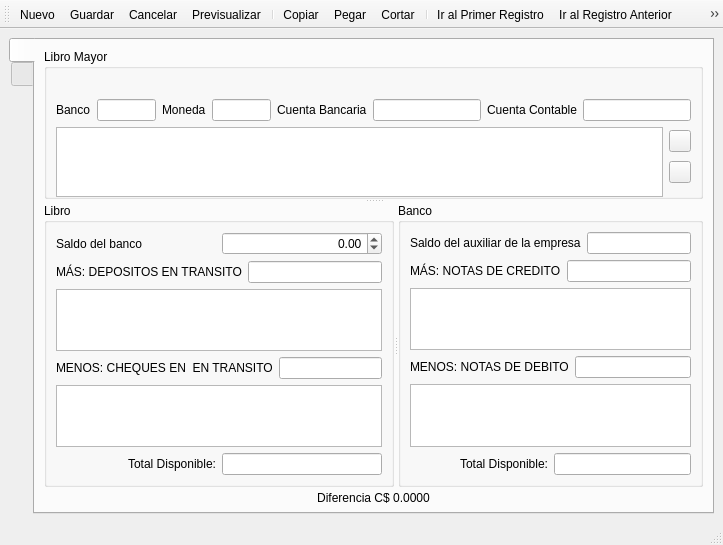
<?xml version="1.0" encoding="UTF-8"?>
<ui version="4.0">
 <class>frmConciliacion</class>
 <widget class="QMainWindow" name="frmConciliacion">
  <property name="geometry">
   <rect>
    <x>0</x>
    <y>0</y>
    <width>723</width>
    <height>545</height>
   </rect>
  </property>
  <property name="minimumSize">
   <size>
    <width>0</width>
    <height>0</height>
   </size>
  </property>
  <property name="windowTitle">
   <string>Conciliacion Bancaria</string>
  </property>
  <widget class="QWidget" name="centralwidget">
   <layout class="QVBoxLayout" name="verticalLayout">
    <item>
     <widget class="QTabWidget" name="tabWidget">
      <property name="minimumSize">
       <size>
        <width>0</width>
        <height>0</height>
       </size>
      </property>
      <property name="tabPosition">
       <enum>QTabWidget::West</enum>
      </property>
      <property name="currentIndex">
       <number>0</number>
      </property>
      <widget class="QWidget" name="tabdetails">
       <attribute name="icon">
        <iconset resource="res.qrc">
         <normaloff>:/icons/res/document-edit.png</normaloff>:/icons/res/document-edit.png</iconset>
       </attribute>
       <attribute name="title">
        <string notr="true"/>
       </attribute>
       <layout class="QVBoxLayout" name="verticalLayout_6">
        <item>
         <widget class="QSplitter" name="splitter_2">
          <property name="orientation">
           <enum>Qt::Vertical</enum>
          </property>
          <widget class="QGroupBox" name="groupBox">
           <property name="sizePolicy">
            <sizepolicy hsizetype="Preferred" vsizetype="MinimumExpanding">
             <horstretch>0</horstretch>
             <verstretch>0</verstretch>
            </sizepolicy>
           </property>
           <property name="minimumSize">
            <size>
             <width>0</width>
             <height>150</height>
            </size>
           </property>
           <property name="title">
            <string>Libro Mayor</string>
           </property>
           <layout class="QVBoxLayout" name="verticalLayout_7">
            <item>
             <widget class="QLabel" name="lblfecha">
              <property name="minimumSize">
               <size>
                <width>0</width>
                <height>15</height>
               </size>
              </property>
              <property name="text">
               <string/>
              </property>
              <property name="alignment">
               <set>Qt::AlignCenter</set>
              </property>
             </widget>
            </item>
            <item>
             <layout class="QGridLayout" name="gridLayout">
              <item row="0" column="0">
               <widget class="QLabel" name="label">
                <property name="text">
                 <string>Banco</string>
                </property>
               </widget>
              </item>
              <item row="0" column="1">
               <widget class="QLineEdit" name="txtbanco">
                <property name="sizePolicy">
                 <sizepolicy hsizetype="Preferred" vsizetype="Fixed">
                  <horstretch>0</horstretch>
                  <verstretch>0</verstretch>
                 </sizepolicy>
                </property>
                <property name="readOnly">
                 <bool>true</bool>
                </property>
               </widget>
              </item>
              <item row="0" column="4">
               <widget class="QLabel" name="label_2">
                <property name="text">
                 <string>Cuenta Bancaria</string>
                </property>
               </widget>
              </item>
              <item row="0" column="5">
               <widget class="QLineEdit" name="txtcuentabanco">
                <property name="sizePolicy">
                 <sizepolicy hsizetype="MinimumExpanding" vsizetype="Fixed">
                  <horstretch>0</horstretch>
                  <verstretch>0</verstretch>
                 </sizepolicy>
                </property>
                <property name="readOnly">
                 <bool>true</bool>
                </property>
               </widget>
              </item>
              <item row="0" column="2">
               <widget class="QLabel" name="label_3">
                <property name="text">
                 <string>Moneda</string>
                </property>
               </widget>
              </item>
              <item row="0" column="3">
               <widget class="QLineEdit" name="txtmoneda">
                <property name="sizePolicy">
                 <sizepolicy hsizetype="Preferred" vsizetype="Fixed">
                  <horstretch>0</horstretch>
                  <verstretch>0</verstretch>
                 </sizepolicy>
                </property>
                <property name="readOnly">
                 <bool>true</bool>
                </property>
               </widget>
              </item>
              <item row="0" column="6">
               <widget class="QLabel" name="label_5">
                <property name="text">
                 <string>Cuenta Contable</string>
                </property>
               </widget>
              </item>
              <item row="0" column="7">
               <widget class="QLineEdit" name="txtcuenta">
                <property name="sizePolicy">
                 <sizepolicy hsizetype="MinimumExpanding" vsizetype="Fixed">
                  <horstretch>0</horstretch>
                  <verstretch>0</verstretch>
                 </sizepolicy>
                </property>
                <property name="readOnly">
                 <bool>true</bool>
                </property>
               </widget>
              </item>
             </layout>
            </item>
            <item>
             <layout class="QHBoxLayout" name="horizontalLayout_11">
              <item>
               <widget class="QTableView" name="tabledetails">
                <property name="sizePolicy">
                 <sizepolicy hsizetype="Expanding" vsizetype="MinimumExpanding">
                  <horstretch>0</horstretch>
                  <verstretch>0</verstretch>
                 </sizepolicy>
                </property>
                <property name="minimumSize">
                 <size>
                  <width>200</width>
                  <height>70</height>
                 </size>
                </property>
                <property name="editTriggers">
                 <set>QAbstractItemView::NoEditTriggers</set>
                </property>
               </widget>
              </item>
              <item>
               <layout class="QVBoxLayout" name="verticalLayout_3">
                <item>
                 <widget class="QPushButton" name="btnNotasCD">
                  <property name="sizePolicy">
                   <sizepolicy hsizetype="Fixed" vsizetype="Fixed">
                    <horstretch>0</horstretch>
                    <verstretch>0</verstretch>
                   </sizepolicy>
                  </property>
                  <property name="maximumSize">
                   <size>
                    <width>22</width>
                    <height>16777215</height>
                   </size>
                  </property>
                  <property name="toolTip">
                   <string>Agregar notas de crédito o débito</string>
                  </property>
                  <property name="styleSheet">
                   <string notr="true">background: url(:/icons/res/list-add.png) no-repeat;</string>
                  </property>
                  <property name="text">
                   <string/>
                  </property>
                  <property name="shortcut">
                   <string>Ctrl+A</string>
                  </property>
                 </widget>
                </item>
                <item>
                 <widget class="QPushButton" name="btnremove">
                  <property name="sizePolicy">
                   <sizepolicy hsizetype="Fixed" vsizetype="Fixed">
                    <horstretch>0</horstretch>
                    <verstretch>0</verstretch>
                   </sizepolicy>
                  </property>
                  <property name="maximumSize">
                   <size>
                    <width>22</width>
                    <height>16777215</height>
                   </size>
                  </property>
                  <property name="styleSheet">
                   <string notr="true">background:url(:/icons/res/arrow-right.png)  no-repeat;</string>
                  </property>
                  <property name="text">
                   <string/>
                  </property>
                 </widget>
                </item>
               </layout>
              </item>
             </layout>
            </item>
            <item>
             <layout class="QHBoxLayout" name="horizontalLayout_4"/>
            </item>
           </layout>
          </widget>
          <widget class="QSplitter" name="splitter">
           <property name="minimumSize">
            <size>
             <width>0</width>
             <height>0</height>
            </size>
           </property>
           <property name="orientation">
            <enum>Qt::Horizontal</enum>
           </property>
           <widget class="QGroupBox" name="groupBox_2">
            <property name="minimumSize">
             <size>
              <width>0</width>
              <height>240</height>
             </size>
            </property>
            <property name="title">
             <string>Libro</string>
            </property>
            <layout class="QVBoxLayout" name="verticalLayout_4">
             <item>
              <layout class="QHBoxLayout" name="horizontalLayout_2">
               <item>
                <widget class="QLabel" name="label_6">
                 <property name="sizePolicy">
                  <sizepolicy hsizetype="MinimumExpanding" vsizetype="Preferred">
                   <horstretch>0</horstretch>
                   <verstretch>0</verstretch>
                  </sizepolicy>
                 </property>
                 <property name="text">
                  <string>Saldo del banco</string>
                 </property>
                </widget>
               </item>
               <item>
                <widget class="QDoubleSpinBox" name="spbsaldobanco">
                 <property name="sizePolicy">
                  <sizepolicy hsizetype="Expanding" vsizetype="Fixed">
                   <horstretch>0</horstretch>
                   <verstretch>0</verstretch>
                  </sizepolicy>
                 </property>
                 <property name="alignment">
                  <set>Qt::AlignRight|Qt::AlignTrailing|Qt::AlignVCenter</set>
                 </property>
                 <property name="minimum">
                  <double>-1000000000.000000000000000</double>
                 </property>
                 <property name="maximum">
                  <double>1000000000.000000000000000</double>
                 </property>
                 <property name="value">
                  <double>0.000000000000000</double>
                 </property>
                </widget>
               </item>
              </layout>
             </item>
             <item>
              <layout class="QHBoxLayout" name="horizontalLayout_5">
               <item>
                <widget class="QLabel" name="lbltotallibro_2">
                 <property name="sizePolicy">
                  <sizepolicy hsizetype="MinimumExpanding" vsizetype="Preferred">
                   <horstretch>0</horstretch>
                   <verstretch>0</verstretch>
                  </sizepolicy>
                 </property>
                 <property name="text">
                  <string>MÁS: DEPOSITOS EN TRANSITO</string>
                 </property>
                 <property name="alignment">
                  <set>Qt::AlignLeading|Qt::AlignLeft|Qt::AlignVCenter</set>
                 </property>
                </widget>
               </item>
               <item>
                <widget class="QLineEdit" name="txtdeposito">
                 <property name="sizePolicy">
                  <sizepolicy hsizetype="Expanding" vsizetype="Fixed">
                   <horstretch>0</horstretch>
                   <verstretch>0</verstretch>
                  </sizepolicy>
                 </property>
                 <property name="alignment">
                  <set>Qt::AlignRight|Qt::AlignTrailing|Qt::AlignVCenter</set>
                 </property>
                 <property name="readOnly">
                  <bool>true</bool>
                 </property>
                </widget>
               </item>
              </layout>
             </item>
             <item>
              <widget class="QTableView" name="tablalibromas">
               <property name="sizePolicy">
                <sizepolicy hsizetype="Expanding" vsizetype="MinimumExpanding">
                 <horstretch>0</horstretch>
                 <verstretch>0</verstretch>
                </sizepolicy>
               </property>
               <property name="minimumSize">
                <size>
                 <width>0</width>
                 <height>50</height>
                </size>
               </property>
               <property name="editTriggers">
                <set>QAbstractItemView::NoEditTriggers</set>
               </property>
              </widget>
             </item>
             <item>
              <layout class="QHBoxLayout" name="horizontalLayout_7">
               <item>
                <widget class="QLabel" name="lbltotallibro_3">
                 <property name="sizePolicy">
                  <sizepolicy hsizetype="MinimumExpanding" vsizetype="Preferred">
                   <horstretch>0</horstretch>
                   <verstretch>0</verstretch>
                  </sizepolicy>
                 </property>
                 <property name="text">
                  <string>MENOS: CHEQUES EN  EN TRANSITO</string>
                 </property>
                 <property name="alignment">
                  <set>Qt::AlignLeading|Qt::AlignLeft|Qt::AlignVCenter</set>
                 </property>
                </widget>
               </item>
               <item>
                <widget class="QLineEdit" name="txtcheque">
                 <property name="sizePolicy">
                  <sizepolicy hsizetype="Expanding" vsizetype="Fixed">
                   <horstretch>0</horstretch>
                   <verstretch>0</verstretch>
                  </sizepolicy>
                 </property>
                 <property name="alignment">
                  <set>Qt::AlignRight|Qt::AlignTrailing|Qt::AlignVCenter</set>
                 </property>
                 <property name="readOnly">
                  <bool>true</bool>
                 </property>
                </widget>
               </item>
              </layout>
             </item>
             <item>
              <widget class="QTableView" name="tablalibromenos">
               <property name="sizePolicy">
                <sizepolicy hsizetype="Expanding" vsizetype="MinimumExpanding">
                 <horstretch>0</horstretch>
                 <verstretch>0</verstretch>
                </sizepolicy>
               </property>
               <property name="minimumSize">
                <size>
                 <width>0</width>
                 <height>50</height>
                </size>
               </property>
               <property name="editTriggers">
                <set>QAbstractItemView::NoEditTriggers</set>
               </property>
              </widget>
             </item>
             <item>
              <layout class="QHBoxLayout" name="horizontalLayout_10">
               <item>
                <widget class="QLabel" name="lbltotallibro">
                 <property name="sizePolicy">
                  <sizepolicy hsizetype="MinimumExpanding" vsizetype="Preferred">
                   <horstretch>0</horstretch>
                   <verstretch>0</verstretch>
                  </sizepolicy>
                 </property>
                 <property name="minimumSize">
                  <size>
                   <width>0</width>
                   <height>8</height>
                  </size>
                 </property>
                 <property name="text">
                  <string>Total Disponible:</string>
                 </property>
                 <property name="alignment">
                  <set>Qt::AlignRight|Qt::AlignTrailing|Qt::AlignVCenter</set>
                 </property>
                </widget>
               </item>
               <item>
                <widget class="QLineEdit" name="txttotallibro">
                 <property name="sizePolicy">
                  <sizepolicy hsizetype="Expanding" vsizetype="Fixed">
                   <horstretch>0</horstretch>
                   <verstretch>0</verstretch>
                  </sizepolicy>
                 </property>
                 <property name="alignment">
                  <set>Qt::AlignRight|Qt::AlignTrailing|Qt::AlignVCenter</set>
                 </property>
                 <property name="readOnly">
                  <bool>true</bool>
                 </property>
                </widget>
               </item>
              </layout>
             </item>
            </layout>
           </widget>
           <widget class="QGroupBox" name="groupBox_3">
            <property name="minimumSize">
             <size>
              <width>0</width>
              <height>240</height>
             </size>
            </property>
            <property name="title">
             <string>Banco</string>
            </property>
            <layout class="QVBoxLayout" name="verticalLayout_5">
             <item>
              <layout class="QHBoxLayout" name="horizontalLayout_3">
               <item>
                <widget class="QLabel" name="label_7">
                 <property name="sizePolicy">
                  <sizepolicy hsizetype="MinimumExpanding" vsizetype="Preferred">
                   <horstretch>0</horstretch>
                   <verstretch>0</verstretch>
                  </sizepolicy>
                 </property>
                 <property name="text">
                  <string>Saldo del auxiliar de la empresa</string>
                 </property>
                </widget>
               </item>
               <item>
                <widget class="QLineEdit" name="txtsaldolibro">
                 <property name="sizePolicy">
                  <sizepolicy hsizetype="Expanding" vsizetype="Fixed">
                   <horstretch>0</horstretch>
                   <verstretch>0</verstretch>
                  </sizepolicy>
                 </property>
                 <property name="alignment">
                  <set>Qt::AlignRight|Qt::AlignTrailing|Qt::AlignVCenter</set>
                 </property>
                 <property name="readOnly">
                  <bool>true</bool>
                 </property>
                </widget>
               </item>
              </layout>
             </item>
             <item>
              <layout class="QHBoxLayout" name="horizontalLayout_6">
               <item>
                <widget class="QLabel" name="lbltotallibro_4">
                 <property name="sizePolicy">
                  <sizepolicy hsizetype="MinimumExpanding" vsizetype="Preferred">
                   <horstretch>0</horstretch>
                   <verstretch>0</verstretch>
                  </sizepolicy>
                 </property>
                 <property name="minimumSize">
                  <size>
                   <width>0</width>
                   <height>8</height>
                  </size>
                 </property>
                 <property name="text">
                  <string>MÁS: NOTAS DE CREDITO</string>
                 </property>
                 <property name="alignment">
                  <set>Qt::AlignLeading|Qt::AlignLeft|Qt::AlignVCenter</set>
                 </property>
                </widget>
               </item>
               <item>
                <widget class="QLineEdit" name="txtnotacredito">
                 <property name="sizePolicy">
                  <sizepolicy hsizetype="Expanding" vsizetype="Fixed">
                   <horstretch>0</horstretch>
                   <verstretch>0</verstretch>
                  </sizepolicy>
                 </property>
                 <property name="minimumSize">
                  <size>
                   <width>0</width>
                   <height>0</height>
                  </size>
                 </property>
                 <property name="alignment">
                  <set>Qt::AlignRight|Qt::AlignTrailing|Qt::AlignVCenter</set>
                 </property>
                 <property name="readOnly">
                  <bool>true</bool>
                 </property>
                </widget>
               </item>
              </layout>
             </item>
             <item>
              <widget class="QTableView" name="tablabancomas">
               <property name="sizePolicy">
                <sizepolicy hsizetype="Expanding" vsizetype="MinimumExpanding">
                 <horstretch>0</horstretch>
                 <verstretch>0</verstretch>
                </sizepolicy>
               </property>
               <property name="minimumSize">
                <size>
                 <width>0</width>
                 <height>50</height>
                </size>
               </property>
               <property name="editTriggers">
                <set>QAbstractItemView::NoEditTriggers</set>
               </property>
              </widget>
             </item>
             <item>
              <layout class="QHBoxLayout" name="horizontalLayout_8">
               <item>
                <widget class="QLabel" name="lbltotallibro_5">
                 <property name="sizePolicy">
                  <sizepolicy hsizetype="MinimumExpanding" vsizetype="Preferred">
                   <horstretch>0</horstretch>
                   <verstretch>0</verstretch>
                  </sizepolicy>
                 </property>
                 <property name="text">
                  <string>MENOS: NOTAS DE DEBITO</string>
                 </property>
                 <property name="alignment">
                  <set>Qt::AlignLeading|Qt::AlignLeft|Qt::AlignVCenter</set>
                 </property>
                </widget>
               </item>
               <item>
                <widget class="QLineEdit" name="txtnotadebito">
                 <property name="sizePolicy">
                  <sizepolicy hsizetype="Expanding" vsizetype="Fixed">
                   <horstretch>0</horstretch>
                   <verstretch>0</verstretch>
                  </sizepolicy>
                 </property>
                 <property name="alignment">
                  <set>Qt::AlignRight|Qt::AlignTrailing|Qt::AlignVCenter</set>
                 </property>
                 <property name="readOnly">
                  <bool>true</bool>
                 </property>
                </widget>
               </item>
              </layout>
             </item>
             <item>
              <widget class="QTableView" name="tablabancomenos">
               <property name="sizePolicy">
                <sizepolicy hsizetype="Expanding" vsizetype="MinimumExpanding">
                 <horstretch>0</horstretch>
                 <verstretch>0</verstretch>
                </sizepolicy>
               </property>
               <property name="minimumSize">
                <size>
                 <width>0</width>
                 <height>50</height>
                </size>
               </property>
               <property name="editTriggers">
                <set>QAbstractItemView::NoEditTriggers</set>
               </property>
              </widget>
             </item>
             <item>
              <layout class="QHBoxLayout" name="horizontalLayout_9">
               <item>
                <widget class="QLabel" name="lbltotalbanco">
                 <property name="sizePolicy">
                  <sizepolicy hsizetype="MinimumExpanding" vsizetype="Preferred">
                   <horstretch>0</horstretch>
                   <verstretch>0</verstretch>
                  </sizepolicy>
                 </property>
                 <property name="minimumSize">
                  <size>
                   <width>0</width>
                   <height>8</height>
                  </size>
                 </property>
                 <property name="text">
                  <string>Total Disponible:</string>
                 </property>
                 <property name="alignment">
                  <set>Qt::AlignRight|Qt::AlignTrailing|Qt::AlignVCenter</set>
                 </property>
                </widget>
               </item>
               <item>
                <widget class="QLineEdit" name="txttotalbanco">
                 <property name="sizePolicy">
                  <sizepolicy hsizetype="Expanding" vsizetype="Fixed">
                   <horstretch>0</horstretch>
                   <verstretch>0</verstretch>
                  </sizepolicy>
                 </property>
                 <property name="alignment">
                  <set>Qt::AlignRight|Qt::AlignTrailing|Qt::AlignVCenter</set>
                 </property>
                 <property name="readOnly">
                  <bool>true</bool>
                 </property>
                </widget>
               </item>
              </layout>
             </item>
            </layout>
           </widget>
          </widget>
         </widget>
        </item>
        <item>
         <widget class="QLabel" name="lbldiferencia">
          <property name="sizePolicy">
           <sizepolicy hsizetype="Preferred" vsizetype="Preferred">
            <horstretch>0</horstretch>
            <verstretch>0</verstretch>
           </sizepolicy>
          </property>
          <property name="minimumSize">
           <size>
            <width>0</width>
            <height>10</height>
           </size>
          </property>
          <property name="text">
           <string>Diferencia C$ 0.0000</string>
          </property>
          <property name="alignment">
           <set>Qt::AlignCenter</set>
          </property>
         </widget>
        </item>
       </layout>
      </widget>
      <widget class="QWidget" name="tabnavigation">
       <attribute name="icon">
        <iconset resource="res.qrc">
         <normaloff>:/icons/res/table.png</normaloff>:/icons/res/table.png</iconset>
       </attribute>
       <attribute name="title">
        <string notr="true"/>
       </attribute>
       <layout class="QVBoxLayout" name="verticalLayout_2">
        <item>
         <widget class="QTableView" name="tablenavigation">
          <property name="alternatingRowColors">
           <bool>true</bool>
          </property>
          <property name="selectionMode">
           <enum>QAbstractItemView::SingleSelection</enum>
          </property>
          <property name="selectionBehavior">
           <enum>QAbstractItemView::SelectRows</enum>
          </property>
          <attribute name="horizontalHeaderStretchLastSection">
           <bool>true</bool>
          </attribute>
          <attribute name="verticalHeaderVisible">
           <bool>false</bool>
          </attribute>
          <attribute name="verticalHeaderVisible">
           <bool>false</bool>
          </attribute>
          <attribute name="horizontalHeaderStretchLastSection">
           <bool>true</bool>
          </attribute>
         </widget>
        </item>
        <item>
         <layout class="QHBoxLayout" name="horizontalLayout">
          <item>
           <widget class="QLabel" name="label_4">
            <property name="text">
             <string>&amp;Buscar</string>
            </property>
            <property name="buddy">
             <cstring>txtSearch</cstring>
            </property>
           </widget>
          </item>
          <item>
           <widget class="QLineEdit" name="txtSearch"/>
          </item>
         </layout>
        </item>
       </layout>
      </widget>
     </widget>
    </item>
   </layout>
  </widget>
  <widget class="QStatusBar" name="statusbar"/>
  <widget class="QToolBar" name="toolBar">
   <property name="windowTitle">
    <string>toolBar</string>
   </property>
   <attribute name="toolBarArea">
    <enum>TopToolBarArea</enum>
   </attribute>
   <attribute name="toolBarBreak">
    <bool>false</bool>
   </attribute>
   <addaction name="actionNew"/>
   <addaction name="actionSave"/>
   <addaction name="actionCancel"/>
   <addaction name="actionPreview"/>
   <addaction name="separator"/>
   <addaction name="actionCopy"/>
   <addaction name="actionPaste"/>
   <addaction name="actionCut"/>
   <addaction name="separator"/>
   <addaction name="actionGoFirst"/>
   <addaction name="actionGoPrevious"/>
   <addaction name="actionGoNext"/>
   <addaction name="actionGoLast"/>
  </widget>
  <action name="actionNew">
   <property name="icon">
    <iconset resource="res.qrc">
     <normaloff>:/icons/res/document-new.png</normaloff>:/icons/res/document-new.png</iconset>
   </property>
   <property name="text">
    <string>Nuevo</string>
   </property>
   <property name="shortcut">
    <string>Ctrl+N</string>
   </property>
  </action>
  <action name="actionPreview">
   <property name="icon">
    <iconset resource="res.qrc">
     <normaloff>:/icons/res/document-preview.png</normaloff>:/icons/res/document-preview.png</iconset>
   </property>
   <property name="text">
    <string>Previsualizar</string>
   </property>
  </action>
  <action name="actionGoFirst">
   <property name="icon">
    <iconset resource="res.qrc">
     <normaloff>:/icons/res/go-first.png</normaloff>:/icons/res/go-first.png</iconset>
   </property>
   <property name="text">
    <string>Ir al Primer Registro</string>
   </property>
  </action>
  <action name="actionGoPrevious">
   <property name="icon">
    <iconset resource="res.qrc">
     <normaloff>:/icons/res/go-previous.png</normaloff>:/icons/res/go-previous.png</iconset>
   </property>
   <property name="text">
    <string>Ir al Registro Anterior</string>
   </property>
  </action>
  <action name="actionGoNext">
   <property name="icon">
    <iconset resource="res.qrc">
     <normaloff>:/icons/res/go-next.png</normaloff>:/icons/res/go-next.png</iconset>
   </property>
   <property name="text">
    <string>Ir al siguiente registro</string>
   </property>
  </action>
  <action name="actionGoLast">
   <property name="icon">
    <iconset resource="res.qrc">
     <normaloff>:/icons/res/go-last.png</normaloff>:/icons/res/go-last.png</iconset>
   </property>
   <property name="text">
    <string>Ir al ultimo registro</string>
   </property>
  </action>
  <action name="actionSave">
   <property name="icon">
    <iconset resource="res.qrc">
     <normaloff>:/icons/res/document-save.png</normaloff>:/icons/res/document-save.png</iconset>
   </property>
   <property name="text">
    <string>Guardar</string>
   </property>
  </action>
  <action name="actionCancel">
   <property name="icon">
    <iconset resource="res.qrc">
     <normaloff>:/icons/res/dialog-cancel.png</normaloff>:/icons/res/dialog-cancel.png</iconset>
   </property>
   <property name="text">
    <string>Cancelar</string>
   </property>
  </action>
  <action name="actionEditCell">
   <property name="icon">
    <iconset resource="res.qrc">
     <normaloff>:/icons/res/document-edit.png</normaloff>:/icons/res/document-edit.png</iconset>
   </property>
   <property name="text">
    <string>Editar</string>
   </property>
   <property name="shortcut">
    <string>Ctrl+E</string>
   </property>
  </action>
  <action name="actionDeleteRow">
   <property name="icon">
    <iconset resource="res.qrc">
     <normaloff>:/icons/res/edit-delete.png</normaloff>:/icons/res/edit-delete.png</iconset>
   </property>
   <property name="text">
    <string>Borrar</string>
   </property>
  </action>
  <action name="actionCopy">
   <property name="icon">
    <iconset resource="res.qrc">
     <normaloff>:/icons/res/edit-copy.png</normaloff>:/icons/res/edit-copy.png</iconset>
   </property>
   <property name="text">
    <string>Copiar</string>
   </property>
   <property name="shortcut">
    <string>Ctrl+C</string>
   </property>
  </action>
  <action name="actionCut">
   <property name="icon">
    <iconset resource="res.qrc">
     <normaloff>:/icons/res/edit-cut.png</normaloff>:/icons/res/edit-cut.png</iconset>
   </property>
   <property name="text">
    <string>Cortar</string>
   </property>
   <property name="shortcut">
    <string>Ctrl+X</string>
   </property>
  </action>
  <action name="actionPaste">
   <property name="icon">
    <iconset resource="res.qrc">
     <normaloff>:/icons/res/edit-paste.png</normaloff>:/icons/res/edit-paste.png</iconset>
   </property>
   <property name="text">
    <string>Pegar</string>
   </property>
  </action>
 </widget>
 <tabstops>
  <tabstop>tablenavigation</tabstop>
  <tabstop>txtSearch</tabstop>
 </tabstops>
 <resources>
  <include location="res.qrc"/>
 </resources>
 <connections/>
</ui>
